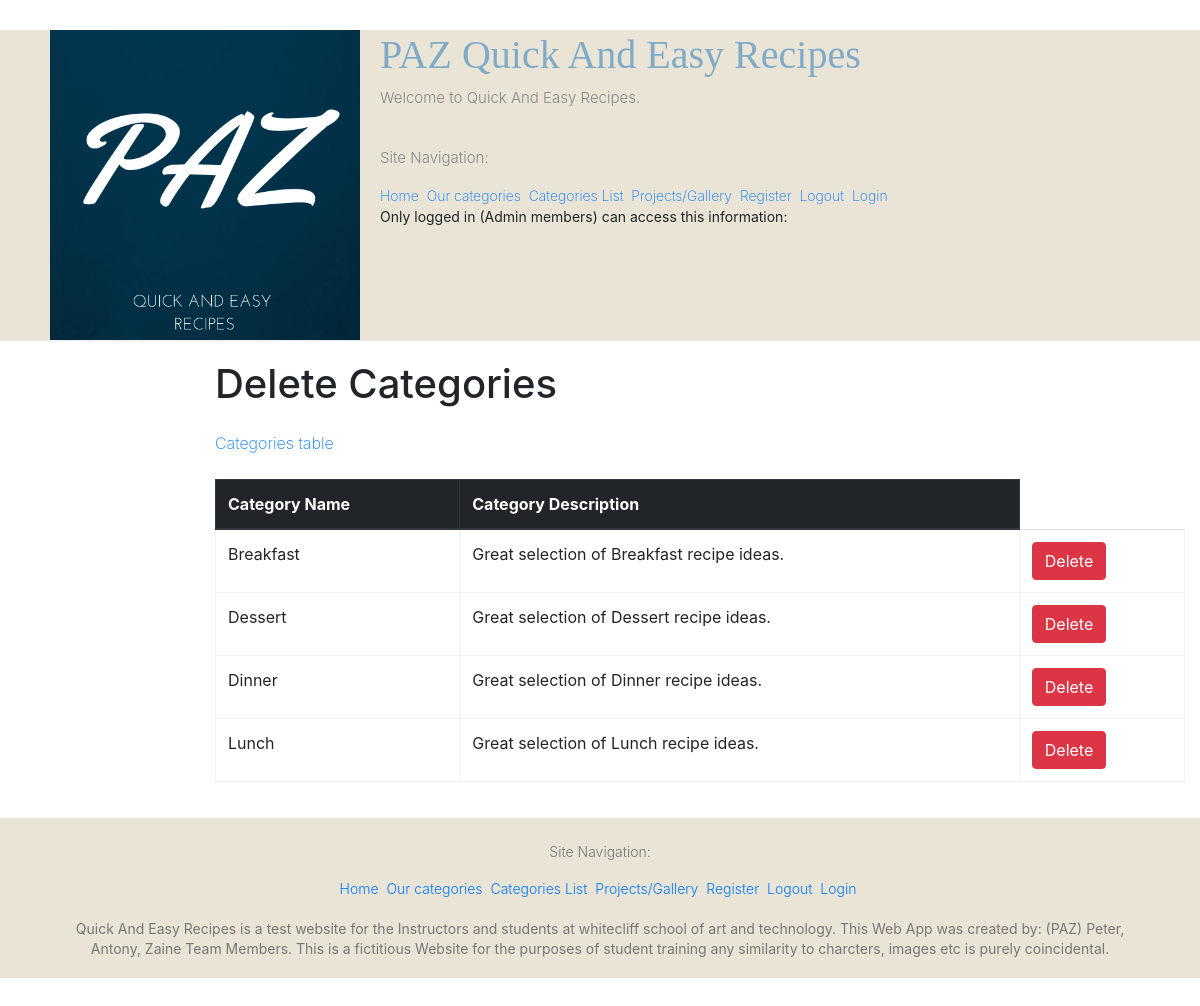
/view_categories/, run on an earlier commit of the app's database.
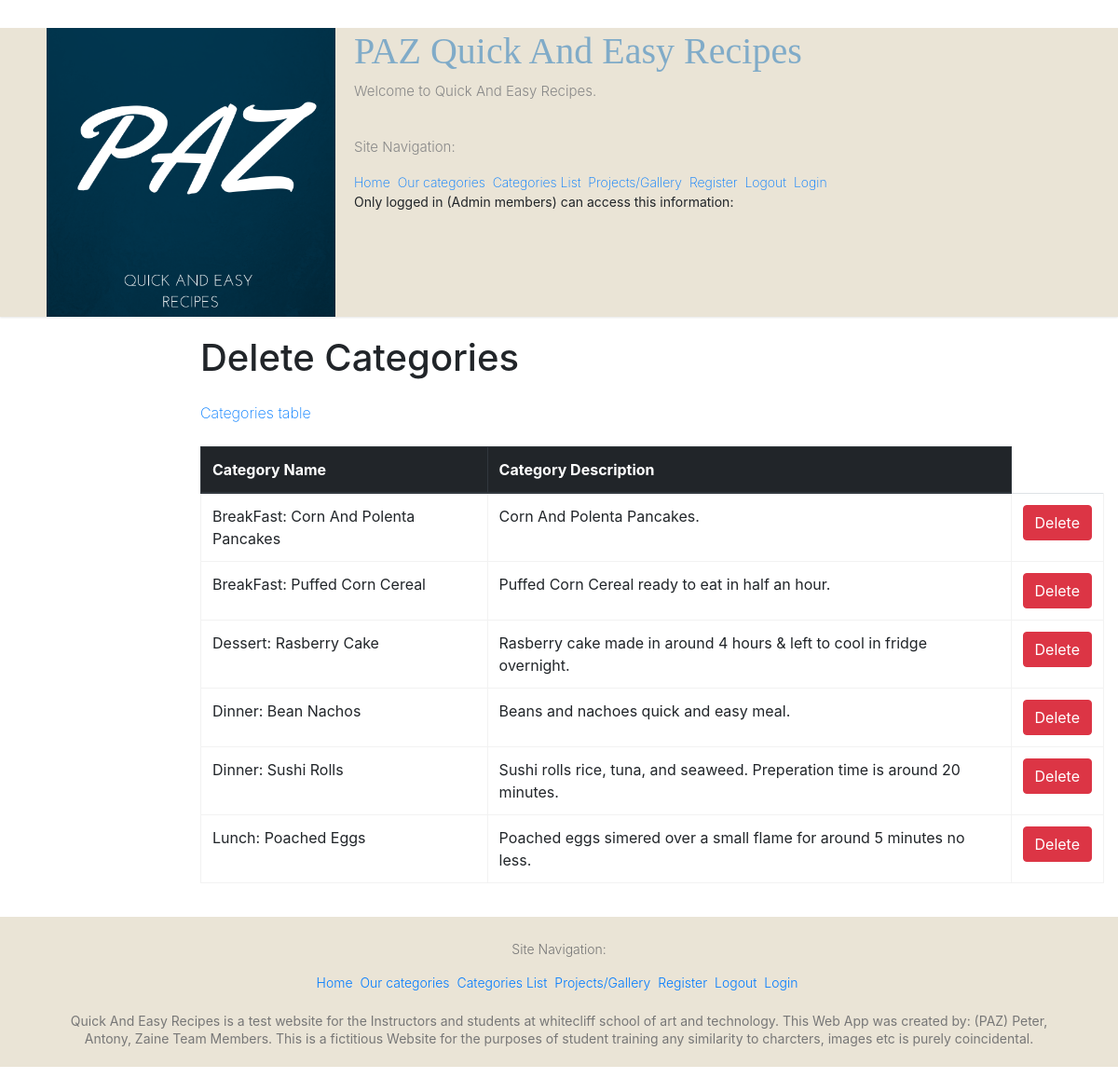
And on a later commit of the database.
### home/models.py (models this page shows, shortened)
class Category(models.Model):
  category_name = models.CharField(max_length=100)
  category_description = models.CharField(max_length=200)
  full_description = models.TextField()
  author = models.CharField(max_length=100)
  class Meta:
      ordering = ['category_name', 'category_description', 'full_description']

### home/views.py (the view)
# urls.py: path('view_categories/', views.view_categories),
def view_categories(request):
    categories = Category.objects.all()
    return render(request, 'view_categories.html',{'categories':categories})

### home/templates/view_categories.html (shortened to what this page needs)
{% extends 'base.html' %}
{% load static %}
  {% block content %}
  <h1>Delete Categories</h1>
  <a href="#">Categories table</a>
  <br/><br/>
  <div id ="table">
    <table class="table table-hover">
    <thead class="thead-dark">
    <tr>
        <th>Category Name</th>
        <th>Category Description</th>
    </tr>
    </thead>
    {% for category in categories %}
    <tr>
        <td>{{ category.category_name }}</td>
        <td>{{ category.category_description }}</td>
        <td>
            <a href="/delete_categories/{{ category.id }}" class="btn btn-danger">Delete</a>
        </td>
    </tr>
    {% endfor %}
    </table>
  </div>
{% endblock %}

### home/templates/base.html (shortened to what this page needs)
{% load static %}
<!DOCTYPE html>
<html lang="en">
<head>
  <link rel="stylesheet" id="ample-style-css" href="{% static 'style_downloaded.css' %}" type="text/css" media="all">
  <link rel="stylesheet" href="https://stackpath.bootstrapcdn.com/bootstrap/4.1.3/css/bootstrap.min.css">
  {% load static %}
  <link rel="stylesheet" href="{% static 'style_PAZ.css' %}">
</head>
<body>
  <div id="page" class="hfeed site">
      <header>
          <div class="header">
              <div class="main-head-wrap inner-wrap clearfix">
                  <div id="header-logo-image">
                      <a href="/">
                          <img src="{% static 'images/PAZ_logo.png' %}" alt="NZ At A Glance">
                      </a>
                  </div>
                  <div id="header-text" class="">
                      <h1 id="site-title">
                          <a href="/" title="Security Principles" rel="home">PAZ Quick And Easy Recipes</a>
                      </h1>
                      <p>Welcome to Quick And Easy Recipes.</p>
                      <div class="admin_nav_header"><br/>
                        <p>Site Navigation:</p>
                          <a href="{% url 'home' %}">Home</a>&nbsp;
                          <a href="{% url 'our_categories' %}">Our categories</a>&nbsp;
                          <a href="{% url 'available_categories' %}">Categories List</a>&nbsp;
                          <a href="{% url 'project_index' %}">Projects/Gallery</a>&nbsp;
                          <a href="{% url 'register' %}">Register</a>&nbsp;
                          <a href="{% url 'logout' %}">Logout</a>&nbsp;
                          <a href="{% url 'login' %}">Login</a>&nbsp;
                          <br/>
                          Only logged in (Admin members) can access this information:
                          <br/>
                    </div>
                  </div>
                </div>
              </div>
          </div>
<div class="container-fluid">
<div class="row">
<div class="col-sm-2">
</div>
<div class="col-sm-10 ">
{% block content %}{% endblock %}
</div>
</div>
</div>
<footer id="colophon">
    <div class="inner-wrap">
     <div class="footer_nav"><br/>
       <p>Site Navigation:</p>
         <a href="{% url 'home' %}">Home</a>&nbsp;
         <a href="{% url 'our_categories' %}">Our categories</a>&nbsp;
         <a href="{% url 'available_categories' %}">Categories List</a>&nbsp;
         <a href="{% url 'project_index' %}">Projects/Gallery</a>&nbsp;
         <a href="{% url 'register' %}">Register</a>&nbsp;
         <a href="{% url 'logout' %}">Logout</a>&nbsp;
         <a href="{% url 'login' %}">Login</a>&nbsp;
         <br/><br/>
         Quick And Easy Recipes is a test website for the Instructors and students at whitecliff school of art and technology. This Web App was created by: (PAZ) Peter, Antony, Zaine Team Members. This is a fictitious Website for the purposes of student training any similarity to charcters, images etc is purely coincidental.
    </div>
    </div>
</footer>
</body>
</html>

### home/static/style_downloaded.css (style rules this page uses)
html, body, div, span, applet, object, iframe, h1, h2, h3, h4, h5, h6, p, blockquote, pre, a, abbr, acronym, address, big, cite, code, del, dfn, em, font, ins, kbd, q, s, samp, small, strike, strong, sub, sup, tt, var, dl, dt, dd, ol, ul, li, fieldset, form, label, legend, table, caption, tbody, tfoot, thead, tr, th, td { border: 0; font: inherit; font-size: 100%; font-style: inherit; font-weight: inherit; margin: 0; outline: 0; padding: 0; vertical-align: baseline; }
html { overflow-y: scroll; -webkit-text-size-adjust: 100%; -ms-text-size-adjust: 100%; }
article, aside, details, figcaption, figure, footer, header, main, nav, section { display: block; }
h1, h2, h3, h4, h5, h6 { color: #666666; line-height: 1.4; padding-bottom: 15px; font-weight: normal; }
h1 { font-size: 30px; }
body, button, input, select, textarea { color: #888888; font-size: 15px; line-height: 1.5; font-family: 'Roboto', sans-serif; font-weight: 300; }
p { color: #888888; font-size: 15px; line-height: 1.5; margin-bottom: 15px; font-weight: 300; }
table { border-collapse: collapse; border-spacing: 0; margin: 0 0 1.5em; width: 100%; }
th { font-weight: bold; }
th, td { border: 1px solid #f2f2f2; padding: 6px 10px; }
caption, th, td { text-align: left; }
body { background: #f2f2f2; }
a { color: #80abc8; text-decoration: none; -webkit-transition: 0.25s ease-in-out; -moz-transition: 0.25s ease-in-out; transition: 0.25s ease-in-out; -ms-transition: 0.25s ease-in-out; -o-transition: 0.25s ease-in-out; font-family: font-family: Verdana, Arial, Helvetica, sans-serif; font-weight: 200; }
img { max-width: 100%; height: auto; vertical-align: top; margin-bottom: 18px; }
a img { border: 0; }
.clearfix:after { visibility: hidden; display: block; font-size: 0; content: " "; clear: both; height: 0; }
.clearfix { display: inline-block; }
.clearfix { display: block; }
body { padding-top: 30px; padding-bottom: 30px; }
#page { background-color: #ffffff; margin: 0 auto; max-width: 1880px; box-shadow: 0 1px 2px 0 rgba(0, 0, 0, 0.1); height: auto; }
.inner-wrap { max-width: 1100px; margin: 0 auto; }
.main-head-wrap { padding: 0px 0; }
.header { background-color: #eae4d6; height: 310px; width: 100%; margin-bottom: 20px; }
#header-logo-image { float: left; padding: 0px 20px 0px 0; max-width: 100%; }
#header-logo-image img { margin-bottom: 0px; max-height: 360px; height: 310px; width: 310px; }
#header-text { float: left; padding-right: 20px; }
#site-title { padding-bottom: 0; }
#site-title a { color: #80abc8; font-size: 40px; font-family: Brushstroke, fantasy; }
#colophon { font-size: 14px; clear: both; color: #777; background-color: #eae4d6; width: 100%; overflow: hidden; padding: 5px 0 20px; margin-top: 20px; }
#colophon p { font-weight: 300; color: #777; line-height: 22px; font-size: 15px; }
#colophon a { font-weight: 300; line-height: 22px; font-size: 14px; }
#colophon, #colophon p { font-size: 14px; line-height: 1.4; }

### home/static/style_PAZ.css (style rules this page uses)
.admin_nav_header { margin: 0 auto; float: left; font-size: 14px; }
.footer_nav { margin: 0 auto; text-align: center; font-size: 14px; }

What changed in the data, as far as the page shows it:
removed Category: category_name "Breakfast", category_description "Great selection of Breakfast recipe ideas."
removed Category: category_name "Dessert", category_description "Great selection of Dessert recipe ideas."
removed Category: category_name "Lunch", category_description "Great selection of Lunch recipe ideas."
added Category: category_name "BreakFast: Corn And Polenta Pancakes", category_description "Corn And Polenta Pancakes."
added Category: category_name "BreakFast: Puffed Corn Cereal", category_description "Puffed Corn Cereal ready to eat in half an hour."
added Category: category_name "Dessert: Rasberry Cake", category_description "Rasberry cake made in around 4 hours & left to cool in fridge overnight."
added Category: category_name "Dinner: Bean Nachos", category_description "Beans and nachoes quick and easy meal."
changed Category: category_name "Dinner" → "Dinner: Sushi Rolls"; category_description "Great selection of Dinner recipe ideas." → "Sushi rolls rice, tuna, and seaweed. Preperation time is around 20 minutes."
added Category: category_name "Lunch: Poached Eggs", category_description "Poached eggs simered over a small flame for around 5 minutes no less."
